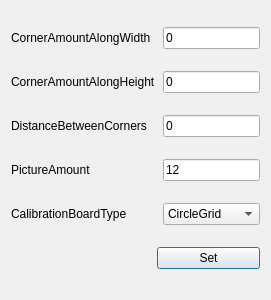
<?xml version="1.0" encoding="UTF-8"?>
<ui version="4.0">
 <class>CaliParaSetDialog</class>
 <widget class="QDialog" name="CaliParaSetDialog">
  <property name="geometry">
   <rect>
    <x>0</x>
    <y>0</y>
    <width>249</width>
    <height>300</height>
   </rect>
  </property>
  <property name="windowTitle">
   <string>Dialog</string>
  </property>
  <layout class="QGridLayout" name="gridLayout">
   <item row="0" column="0">
    <widget class="QLabel" name="label">
     <property name="text">
      <string>CornerAmountAlongWidth</string>
     </property>
    </widget>
   </item>
   <item row="0" column="2">
    <widget class="QLineEdit" name="CornerAmountAlongWidth">
     <property name="text">
      <string>0</string>
     </property>
    </widget>
   </item>
   <item row="1" column="0" colspan="2">
    <widget class="QLabel" name="label_2">
     <property name="text">
      <string>CornerAmountAlongHeight</string>
     </property>
    </widget>
   </item>
   <item row="1" column="2">
    <widget class="QLineEdit" name="CornerAmountAlongHeight">
     <property name="text">
      <string>0</string>
     </property>
    </widget>
   </item>
   <item row="2" column="0" colspan="2">
    <widget class="QLabel" name="label_3">
     <property name="text">
      <string>DistanceBetweenCorners</string>
     </property>
    </widget>
   </item>
   <item row="2" column="2">
    <widget class="QLineEdit" name="DistanceBetweenCorners">
     <property name="text">
      <string>0</string>
     </property>
    </widget>
   </item>
   <item row="3" column="0" colspan="2">
    <widget class="QLabel" name="label_4">
     <property name="text">
      <string>PictureAmount</string>
     </property>
    </widget>
   </item>
   <item row="3" column="2">
    <widget class="QLineEdit" name="PictureAmount">
     <property name="text">
      <string>12</string>
     </property>
    </widget>
   </item>
   <item row="4" column="0" colspan="2">
    <widget class="QLabel" name="label_5">
     <property name="text">
      <string>CalibrationBoardType</string>
     </property>
    </widget>
   </item>
   <item row="4" column="2">
    <widget class="QComboBox" name="CalibrationBoardType">
     <item>
      <property name="text">
       <string>CircleGrid</string>
      </property>
     </item>
     <item>
      <property name="text">
       <string>ChessBoard</string>
      </property>
     </item>
    </widget>
   </item>
   <item row="5" column="1" colspan="2">
    <widget class="QPushButton" name="cali_set_btn">
     <property name="text">
      <string>Set</string>
     </property>
    </widget>
   </item>
  </layout>
 </widget>
 <resources/>
 <connections/>
</ui>
